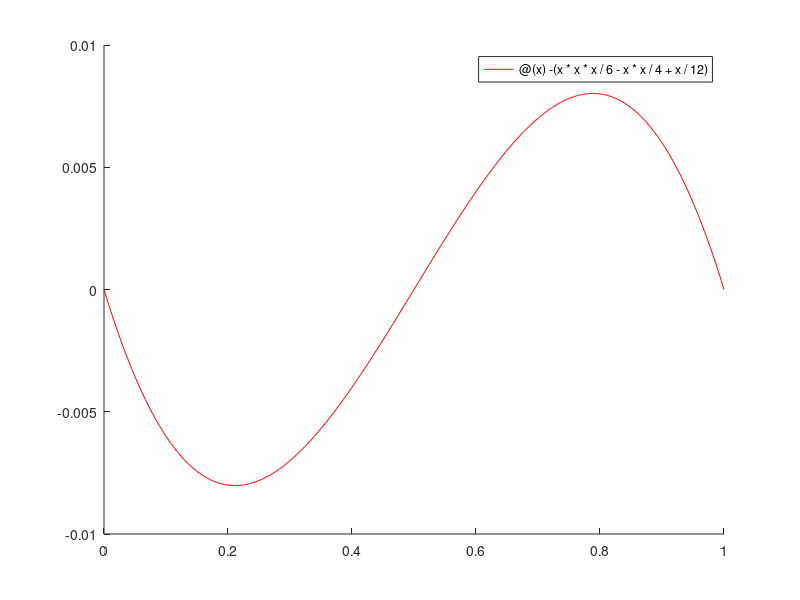

This chart was generated by the following MATLAB code: (Note: this script raises an error after producing the figure.)
hold on
fplot(@(x) -(x*x*x/6 - x*x/4 + x/12), [0 1], 'r')

for n = [50 100 200 400 800 1600 3200]
  tic
  solve
  toc
end
